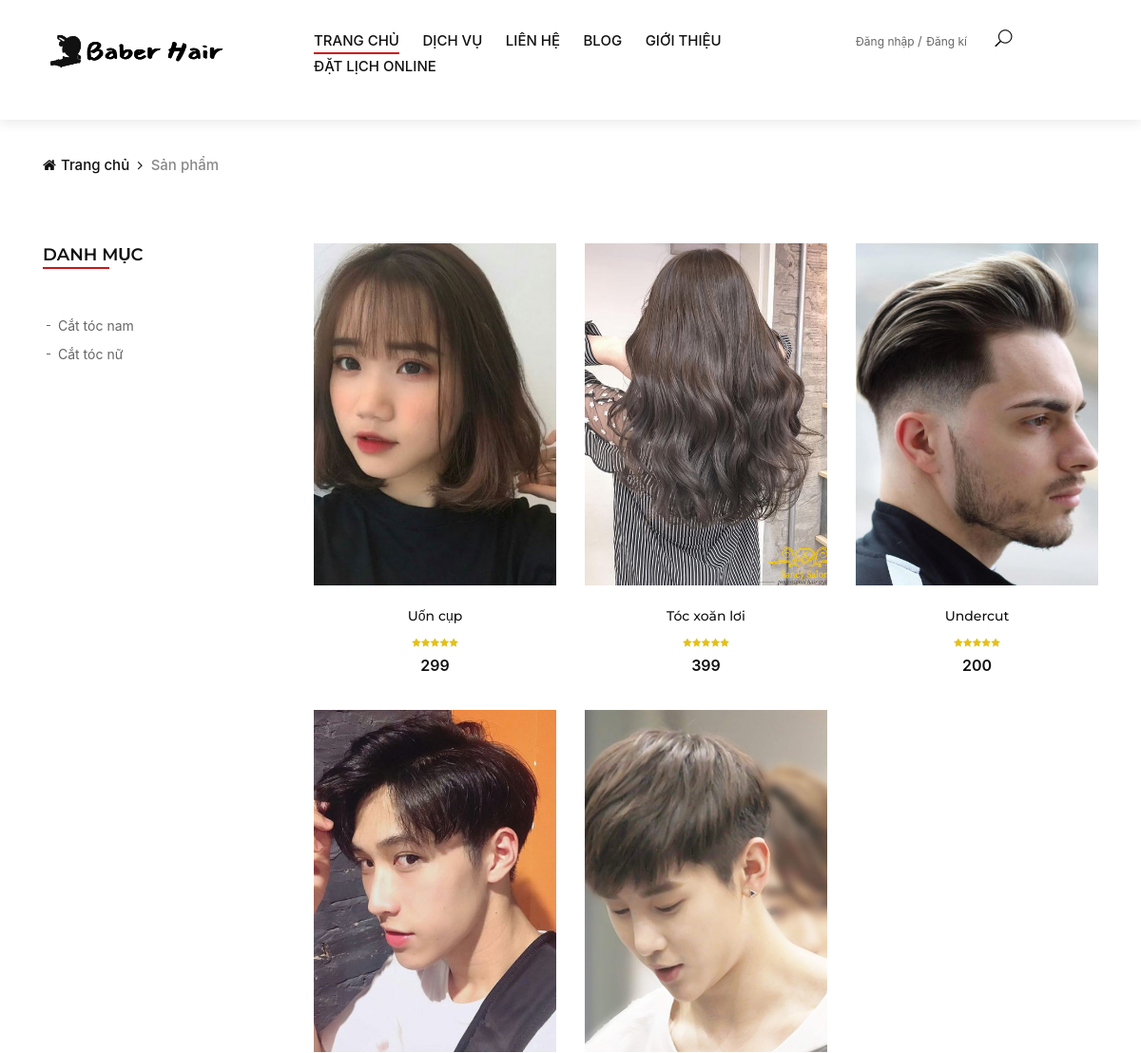
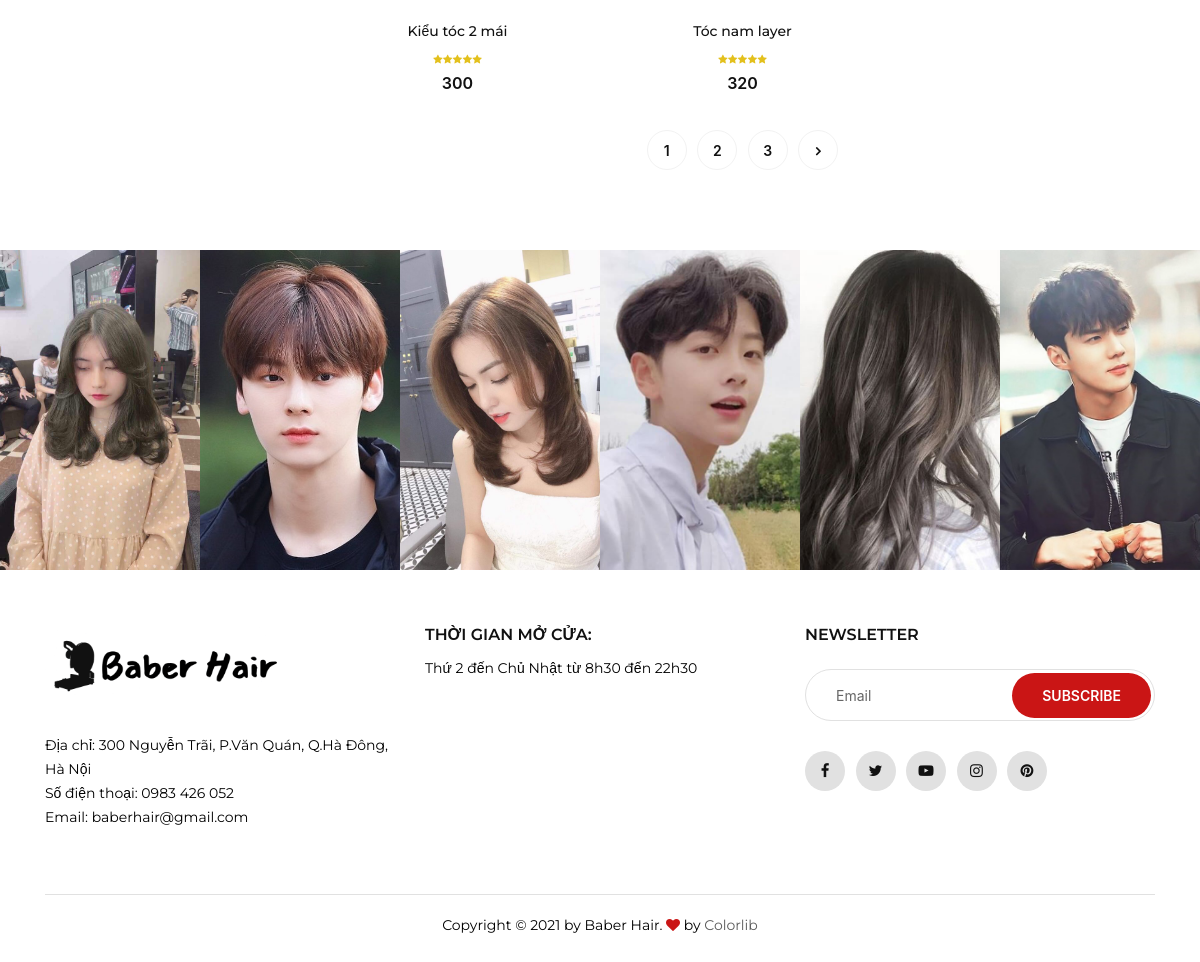
The app's page /service.php with its own data (2 pictures, top to bottom).
### tables this page shows
CREATE TABLE `categories` (
  `cate_id` int(11) NOT NULL,
  `cate_name` varchar(255) NOT NULL,
  `cate_img` varchar(255) NOT NULL
);

CREATE TABLE `services` (
  `service_id` int(11) NOT NULL,
  `service_name` varchar(255) NOT NULL,
  `service_img` varchar(255) NOT NULL,
  `price` float NOT NULL,
  `sale` float NOT NULL,
  `detail` varchar(500) NOT NULL,
  `cate_id` int(11) NOT NULL
);

### service.php (the view, shortened to what this page needs)
<?php
require_once "connection.php";
$sql_cate = "SELECT * FROM categories";
$stmt = $conn->prepare($sql_cate);
$stmt->execute();
$cate = $stmt->fetchAll(PDO::FETCH_ASSOC);
$sql_service = "SELECT * FROM services";
$stmt = $conn->prepare($sql_service);
$stmt->execute();
$service = $stmt->fetchAll(PDO::FETCH_ASSOC);
?>
<!DOCTYPE html>
<html lang="zxx">
<?php
require_once "header.php"; ?>
<div class="breadcrumb-option">
    <div class="container">
        <div class="row">
            <div class="col-lg-12">
                <div class="breadcrumb__links">
                    <a href="index.php"><i class="fa fa-home"></i>Trang chủ</a>
                    <span>Sản phẩm</span>
                </div>
            </div>
        </div>
    </div>
</div>
<section class="shop spad">
    <div class="container">
        <div class="row">
            <div class="col-lg-3 col-md-3">
                <div class="shop__sidebar">
                    <div class="sidebar__categories">
                        <div class="section-title">
                            <h4>Danh mục</h4>
                        </div>
                        <div class="categories__accordion">
                            <div class="accordion" id="accordionExample">
                                <div class="card">
                                    <div id="collapseOne" class="collapse show" data-parent="#accordionExample">
                                        <div class="card-body">
                                            <ul>
                                                <?php foreach ($cate as $row) : ?>
                                                <li><a
                                                        href="service_by_cate.php?cate_id=<?= $row['cate_id'] ?>"><?= $row['cate_name'] ?></a>
                                                </li>
                                                <?php endforeach; ?>
                                            </ul>
                                        </div>
                                    </div>
                                </div>
                            </div>
                        </div>
                    </div>
                </div>
            </div>
            <?php if(!isset($_GET['search'])) : ?>
            <div class="col-lg-9 col-md-9">
                <div class="row">
                    <?php foreach ($service as $row) : ?>
                    <div class="col-lg-4 col-md-6">
                        <div class="product__item">
                            <div class="product__item__pic set-bg" data-setbg="upload/<?= $row['service_img'] ?>">
                                <ul class="product__hover">
                                </ul>
                            </div>
                            <div class="product__item__text">
                                <h6><a
                                        href="service_detail.php?service_id=<?= $row['service_id'] ?>&cate_id=<?= $row['cate_id'] ?>"><?= $row['service_name'] ?></a>
                                </h6>
                                <div class="rating">
                                    <i class="fa fa-star"></i>
                                    <i class="fa fa-star"></i>
                                    <i class="fa fa-star"></i>
                                    <i class="fa fa-star"></i>
                                    <i class="fa fa-star"></i>
                                </div>
                                <div class="product__price"><?= $row['price'] ?></div>
                            </div>
                        </div>
                    </div>
                    <?php endforeach; ?>
                    <div class="col-lg-12 text-center">
                        <div class="pagination__option">
                            <a href="#">1</a>
                            <a href="#">2</a>
                            <a href="#">3</a>
                            <a href="#"><i class="fa fa-angle-right"></i></a>
                        </div>
                    </div>
                </div>
            </div>
            <?php endif; ?>
        </div>
    </div>
</section>
<?php
require_once "footer.php";
?>
</body>
</html>

### header.php (shortened to what this page needs)
<!DOCTYPE html>
<html lang="zxx">
<head>
    <link rel="stylesheet" href="css/bootstrap.min.css" type="text/css">
    <link rel="stylesheet" href="css/font-awesome.min.css" type="text/css">
    <link rel="stylesheet" href="css/elegant-icons.css" type="text/css">
    <link rel="stylesheet" href="css/jquery-ui.min.css" type="text/css">
    <link rel="stylesheet" href="css/magnific-popup.css" type="text/css">
    <link rel="stylesheet" href="css/owl.carousel.min.css" type="text/css">
    <link rel="stylesheet" href="css/slicknav.min.css" type="text/css">
    <link rel="stylesheet" href="../duAn1/css/style.css" type="text/css">
    <link rel="stylesheet" href="css/s.css">
</head>
<body>
    <header class="header">
        <div class="container-fluid">
            <div class="row">
                <div class="col-xl-3 col-lg-2">
                    <div class="header__logo">
                        <a href="index.php"><img src="img/logo_menu.png" alt="" width="200px" height="60px"></a>
                    </div>
                </div>
                <div class="col-xl-6 col-lg-7">
                    <nav class="header__menu">
                        <ul>
                            <li class="active"><a href="index.php">TRANG CHỦ</a></li>
                            <li><a href="service.php">DỊCH VỤ</a>
                            </li>
                            <li><a href="contact.php">LIÊN HỆ</a></li>
                            <li><a href="blog.php">BLOG</a></li>
                            <li><a href="about.php">GIỚI THIỆU</a></li>
                            <li><a href="datlich.php">ĐẶT LỊCH ONLINE</a></li>
                        </ul>
                    </nav>
                </div>
                <div class="col-lg-3">
                    <div class="">
                        <div class="header__right__auth">
                            <?php if (!isset($_SESSION['users']['username']) && !isset($_SESSION['staff']['staff_name'])) : ?>
                            <div class="header__right header__menu">
                                <a href="signIn.php">Đăng nhập</a>
                                <a href="signUp.php">Đăng kí</a>
                            </div>
                            <?php endif; ?>
                        </div>
                        <ul class="header__right__widget">
                            <li><span class="icon_search search-switch"></span></li>
                        </ul>
                    </div>
                </div>
            </div>
        </div>
    </header>
</body>
</html>

### footer.php (shortened to what this page needs)
<!DOCTYPE html>
<html lang="en">
<head>
    <link rel="stylesheet" href="css/bootstrap.min.css" type="text/css">
    <link rel="stylesheet" href="css/font-awesome.min.css" type="text/css">
    <link rel="stylesheet" href="css/elegant-icons.css" type="text/css">
    <link rel="stylesheet" href="css/jquery-ui.min.css" type="text/css">
    <link rel="stylesheet" href="css/magnific-popup.css" type="text/css">
    <link rel="stylesheet" href="css/owl.carousel.min.css" type="text/css">
    <link rel="stylesheet" href="css/slicknav.min.css" type="text/css">
    <link rel="stylesheet" href="css/style.css" type="text/css">
    <link rel="stylesheet" href="css/s.css">
    <link rel="stylesheet" href="https://maxcdn.bootstrapcdn.com/bootstrap/4.5.2/css/bootstrap.min.css">
</head>
<body>
    <div class="instagram">
        <div class="container-fluid">
            <div class="row">
                <div class="p-0 col-lg-2 col-md-4 col-sm-4">
                    <div class="instagram__item set-bg" data-setbg="img/insta1.jpg">
                    </div>
                </div>
                <div class="p-0 col-lg-2 col-md-4 col-sm-4">
                    <div class="instagram__item set-bg" data-setbg="img/insta4.jpg">
                    </div>
                </div>
                <div class="p-0 col-lg-2 col-md-4 col-sm-4">
                    <div class="instagram__item set-bg" data-setbg="img/insta2.jpg">
                    </div>
                </div>
                <div class="p-0 col-lg-2 col-md-4 col-sm-4">
                    <div class="instagram__item set-bg" data-setbg="img/insta5.jpg">
                    </div>
                </div>
                <div class="p-0 col-lg-2 col-md-4 col-sm-4">
                    <div class="instagram__item set-bg" data-setbg="img/insta3.jpg">
                    </div>
                </div>
                <div class="p-0 col-lg-2 col-md-4 col-sm-4">
                    <div class="instagram__item set-bg" data-setbg="img/insta6.jpg">
                    </div>
                </div>
            </div>
        </div>
    </div>
    <footer class="footer">
        <div class="container">
            <div class="row">
                <div class="col">
                    <div class="footer__about">
                        <div class="footer__logo">
                            <a href="index.php"><img src="img/logo_menu.png" alt="" style="width: 70%;"></a>
                        </div>
                        <p>
                            Địa chỉ: 300 Nguyễn Trãi, P.Văn Quán, Q.Hà Đông, Hà Nội<br>
                            Số điện thoại: 0983 426 052<br>
                            Email: baberhair@gmail.com<br>
                        </p>
                    </div>
                </div>
                <div class="col">
                    <div class="footer__widget">
                        <h6>Thời gian mở cửa: </h6>
                        <p>Thứ 2 đến Chủ Nhật từ 8h30 đến 22h30</p>
                    </div>
                </div>
                <div class="col">
                    <div class="footer__newslatter">
                        <h6>NEWSLETTER</h6>
                        <form action="#">
                            <input type="text" placeholder="Email">
                            <button type="submit" class="site-btn">Subscribe</button>
                        </form>
                        <div class="footer__social">
                            <a href="#"><i class="fa fa-facebook"></i></a>
                            <a href="#"><i class="fa fa-twitter"></i></a>
                            <a href="#"><i class="fa fa-youtube-play"></i></a>
                            <a href="#"><i class="fa fa-instagram"></i></a>
                            <a href="#"><i class="fa fa-pinterest"></i></a>
                        </div>
                    </div>
                </div>
            </div>
            <div class="row">
                <div class="col-lg-12">
                    <div class="footer__copyright__text">
                        <p>Copyright &copy;
                             by Baber Hair. <i class="fa fa-heart" aria-hidden="true"></i> by <a href="https://colorlib.com" target="_blank">Colorlib</a>
                        </p>
                    </div>
                </div>
            </div>
        </div>
    </footer>
</body>
</html>

### css/s.css (style rules this page uses)
.header__right { text-align: right; }
p { font-size: 14px; font-family: "Montserrat", sans-serif; color: #000000; font-weight: 400; line-height: 24px; margin: 0 0 15px 0; }

### records on screen
categories: cate_name "Cắt tóc nam"
categories: cate_name "Cắt tóc nữ"
services: shows a picture, service_name "Uốn cụp", price "299"
services: shows a picture, service_name "Tóc xoăn lơi", price "399"
services: shows a picture, service_name "Undercut", price "200"
services: shows a picture, service_name "Kiểu tóc 2 mái", price "300"
services: shows a picture, service_name "Tóc nam layer", price "320"
